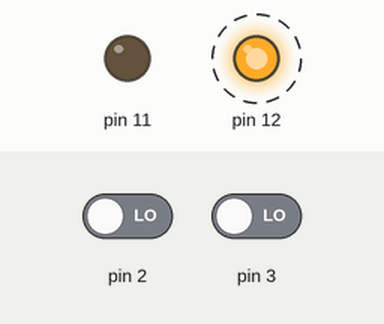
Recording of a sketch running on a simulated Arduino Uno, built with avr-gcc and run on an emulated ATmega328P. Parts: output pins drawn as LEDs (lit = HIGH). Dashed ring = blinking. The inputs (shaded band) are chosen by the test bench; at power-on: pin 2 LOW, pin 3 LOW. What the sketch prints to the serial monitor is not drawn.

Above: at 1.25 s.
1.3 s: pin 2 driven HIGH
Timing chart, 0 to 10.3 s (numbered marks = the images above; inputs shaded):
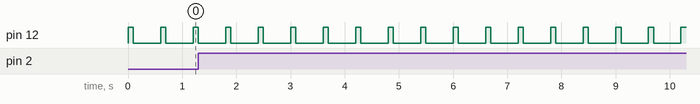

Measured:
- by itself, pin 12: alternates HIGH for 0.10 s and LOW for 0.50 s

The sketch:

w6s2p1.ino
```cpp
#include <avr/io.h>
#include <avr/interrupt.h>


// Masks for pins 12 and 11
#define PIN12MASK   0b00010000
#define PIN11MASK   0b00001000

static volatile char flashWhich=1;
static volatile char buttonVal=1;


void sendData(const char data)
{
  // Poll UDRE bit in UCSR0A until it is 1
  // Send data
  while((UCSR0A & (1 << 5)) == 0);
  UDR0 = data;
}

char recvData()
{
  // If RXC0 bit is 0, return 0
  // Otherwise return contents of UDR0 - '0'
  if((UCSR0A & (1 << 7)) == 0) return 0;
  return UDR0 - '0';
}

void setupSerial()
{
  // Set up for 115200 8N1 for testing with Serial Monitor
  // Change to 115200 7E1 when communicating with another
  // Arduino
  UBRR0L = 103;
  UBRR0H = 0;
  UCSR0A = 0;
  //UCSR0C = 0b00000110;
  UCSR0C = 0b00100100;
}

void startSerial()
{
  // Start the transmitter and receiver, but disable
  // all interrupts.
  UCSR0B = 0b00011000;
  cli();
}

// Enable external interrupts 0 and 1
void setupEINT()
{
  // Configure INT0 and INT1 for rising edge triggered.
  // Remember to enable INT0 and INT1 interrupts.
  EICRA |= 0b1111;
  EIMSK |= 0b11;
  sei();
}

// ISRs for external interrupts
ISR(INT0_vect)
{
  buttonVal=1;
  sendData('0'+buttonVal);
}

ISR(INT1_vect)
{
  buttonVal=2;
  sendData('0'+buttonVal);
}

// Red is on pin 12
void flashRed()
{
    PORTB |= PIN12MASK;
    delay(100);
    PORTB &= ~PIN12MASK;
    delay(500);
}

// Green is on pin 11
void flashGreen()
{
    PORTB |= PIN11MASK;
    delay(100);
    PORTB &= ~PIN11MASK;
    delay(500);
}

void setup() {

  cli();
  // put your setup code here, to run once:

  DDRB |= (PIN11MASK | PIN12MASK);
  setupEINT();
  setupSerial();
  startSerial();
  sei();
}

void loop() {
  // put your main code here, to run repeatedly:

  char data = recvData();

  if(data != 0)
    flashWhich = data;

  if(flashWhich == 2)
    flashGreen();
    //flashRed();
  else
    flashRed();
    // flashGreen();
}
```
